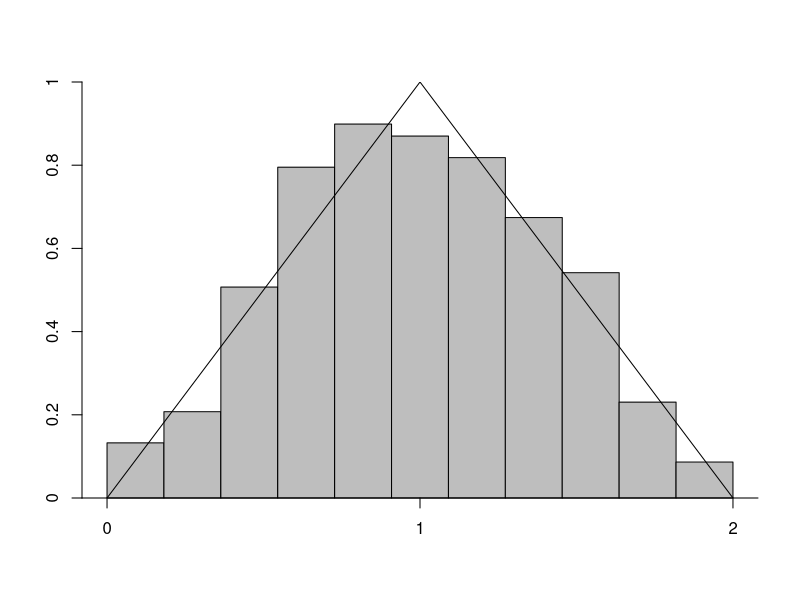

Recreate this plot in R.

#' Example 2.4 Areabargraph
#' This program produces a bar graph with the property
#' that on each interval, the area, rather than the height,
#' of the bar is equal to the fraction of outcomes
#' that fell in the corresponding interval.

func <- function(x) {
  y = rep(0, length(x))
  y[x<=1] = x[x<=1]
  y[x>1] = 2 - x[x>1]
  return(y)
}

# simulation part
n = 1000 # the number of trial
hist = rep(0, 11) # histogram data
for (i in 1:n) {
  sum = runif(1) + runif(1) # sum of 2 numbers
  idx = ceiling(sum / 2 * length(hist)) # which bin should this point on
  hist[idx] = hist[idx] + 1
}
# post simulation process: normalization
hist_max_i = integrate(
  func,
  2.0*floor((length(hist)-1)/2)/length(hist),
  2.0*floor((length(hist)+1)/2)/length(hist))$value
for (i in 1:length(hist)) {
  hist[i] = hist[i] / (n * hist_max_i)
}

# function part
x = seq(0, 2, 0.01)
y = func(x)

# plotting part
par(mfrow=c(1,1))
mp <- barplot(hist, axes=F, ylim=c(0, 1), space=0, width=2.0/(length(hist)))
axis(1, at=c(0:length(hist)-1), labels=c(0:length(hist)-1))
axis(2, seq(0, 1, 0.2), seq(0, 1, 0.2))
lines(x, y)
